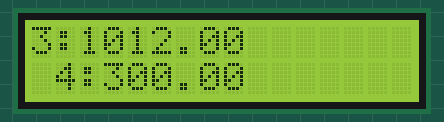
Recording of a sketch running on a simulated ESP32. Shown: 16×2 character LCD.

Above: at 0.1 s.
At 3.2 s:
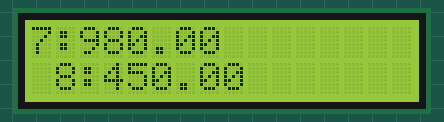

Measured:
- what the display in image 1 shows lasts 3.1 s, from 3.1 s to 6.2 s

The sketch:

TFT_FrontBack_Code.ino
```cpp
#include <Wire.h>
#include <LiquidCrystal_I2C.h>

LiquidCrystal_I2C lcd(0x27, 16, 2);

// 8 variables
float v1 = 25.6;
float v2 = 60.2;
float v3 = 1012;
float v4 = 300;

float v5 = 28.4;
float v6 = 55.1;
float v7 = 980;
float v8 = 450;

void setup() {
  Wire.begin(21,22);
  lcd.init();
  lcd.backlight();
}

void loop() {

  // 🔹 FRONT SCREEN (First 4 values)
  lcd.clear();

  lcd.setCursor(0,0);
  lcd.print("1:");
  lcd.print(v1);
  lcd.setCursor(0,1);
  lcd.print(" 2:");
  lcd.print(v2);

  lcd.setCursor(0,0);
  lcd.print("3:");
  lcd.print(v3);
  lcd.setCursor(0,1);
  lcd.print(" 4:");
  lcd.print(v4);

  delay(3000);

  // 🔹 BACK SCREEN (Next 4 values)
  lcd.clear();

  lcd.setCursor(0,0);
  lcd.print("5:");
  lcd.print(v5);
   lcd.setCursor(0,1);
  lcd.print(" 6:");
  lcd.print(v6);

  lcd.setCursor(0,0);
  lcd.print("7:");
  lcd.print(v7);
   lcd.setCursor(0,1);
  lcd.print(" 8:");
  lcd.print(v8);

  delay(3000);
}
```
